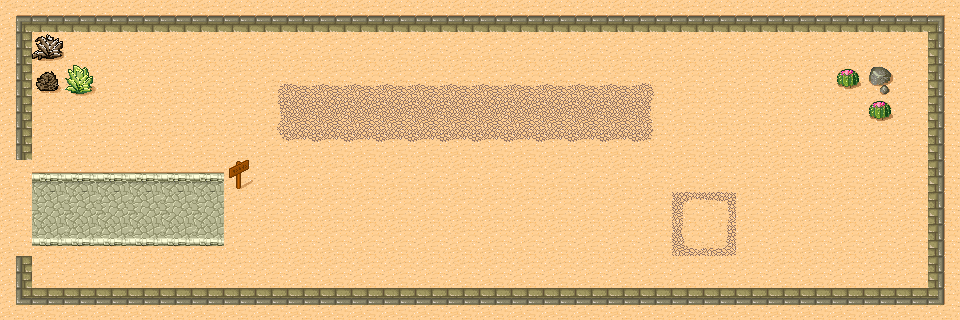

A level layout from a 2D game, rendered from its tile map. Below: a short description, then the map file with tile-grid data replaced by summaries:
An orthogonal 30x10 tile map with 32x32 px tiles, 4 tile layers (Background, Scenery, Plants, Ground), 3 tilesets and 37 objects.

<map version="1.0" orientation="orthogonal" renderorder="right-down" width="30" height="10" tilewidth="32" tileheight="32">
 <tileset firstgid="1" name="Desert" tilewidth="32" tileheight="32" spacing="1" margin="1">
  <image source="tmw_desert_spacing.png" width="265" height="199" />
 </tileset>
 <tileset firstgid="49" name="Coin" tilewidth="32" tileheight="32">
  <image source="coin.png" width="192" height="32" />
 </tileset>
 <tileset firstgid="55" name="Balls" tilewidth="17" tileheight="17">
  <image source="balls.png" width="102" height="17" />
 </tileset>
 <layer name="Background" width="30" height="10">
  <data>[300 cells, 300 non-empty, 1 distinct tile ids]</data>
 </layer>
 <layer name="Scenery" width="30" height="10">
  <data>[300 cells, 113 non-empty, 17 distinct tile ids]</data>
 </layer>
 <layer name="Plants" width="30" height="10">
  <data>[300 cells, 31 non-empty, 14 distinct tile ids]</data>
 </layer>
 <layer name="Ground" width="30" height="10">
  <data>[300 cells, 72 non-empty, 8 distinct tile ids]</data>
 </layer>
 <objectgroup name="Money">
  <object gid="49" x="160" y="96">
   <properties>
    <property name="alpha" value="0.5" />
   </properties>
  </object>
  <object gid="49" x="544" y="224" />
  <object gid="49" x="320" y="256" />
  <object gid="49" x="352" y="128" />
  <object gid="49" x="480" y="128" />
  <object gid="49" x="608" y="96" />
  <object gid="49" x="704" y="224" />
  <object gid="49" x="736" y="64" />
  <object gid="49" x="800" y="224" />
  <object gid="49" x="96" y="160">
   <properties>
    <property name="body.gravity.y" value="300" />
   </properties>
  </object>
  <object gid="49" x="544" y="224" />
  <object gid="49" x="352" y="128" />
  <object gid="49" x="352" y="128" />
  <object gid="49" x="320" y="256" />
  <object gid="49" x="352" y="128">
   <properties>
    <property name="body.gravity.y" value="200" />
   </properties>
  </object>
  <object gid="49" x="32" y="160" />
  <object gid="49" x="704" y="224" />
  <object gid="49" x="704" y="224" />
  <object gid="49" x="608" y="96" />
  <object gid="49" x="192" y="192" />
  <object gid="49" x="96" y="224" />
  <object gid="49" x="192" y="160" />
  <object gid="49" x="96" y="96">
   <properties>
    <property name="alpha" value="0.5" />
   </properties>
  </object>
  <object gid="49" x="160" y="96" />
  <object gid="49" x="384" y="128" />
  <object gid="49" x="160" y="96" />
 </objectgroup>
 <objectgroup name="Balls">
  <object gid="57" x="704" y="128" />
  <object gid="57" x="480" y="224" />
  <object gid="55" x="320" y="96" />
  <object gid="55" x="448" y="192" />
  <object gid="55" x="768" y="128" />
  <object gid="55" x="768" y="256" />
  <object gid="59" x="416" y="192" />
  <object gid="59" x="384" y="64" />
  <object gid="59" x="224" y="256" />
  <object gid="57" x="544" y="64" />
  <object gid="58" x="416" y="256" />
 </objectgroup>
</map>
